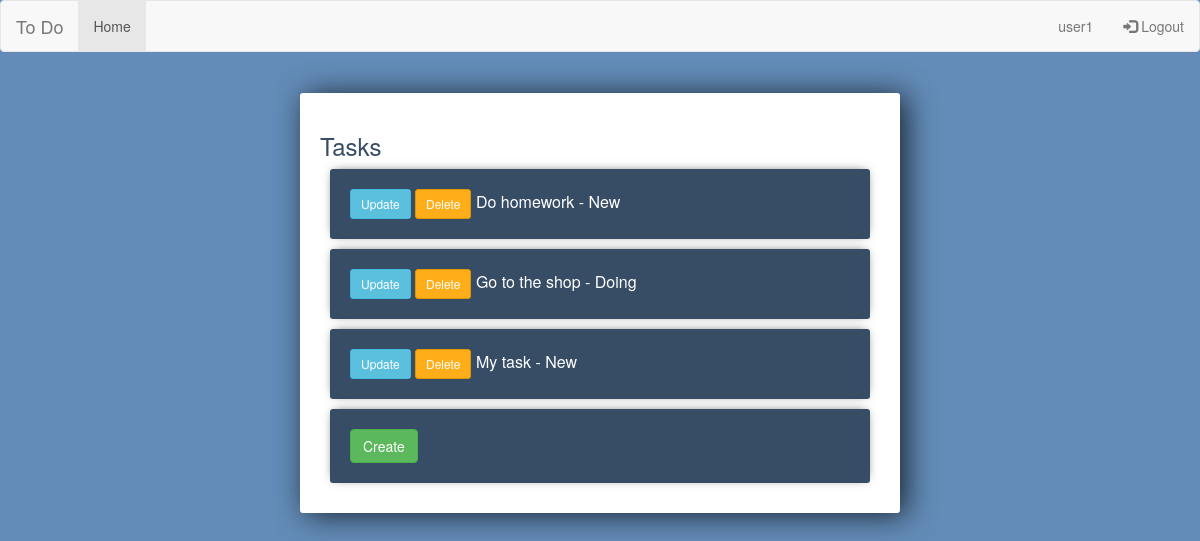
The page / (signed in) on the database as committed earlier.
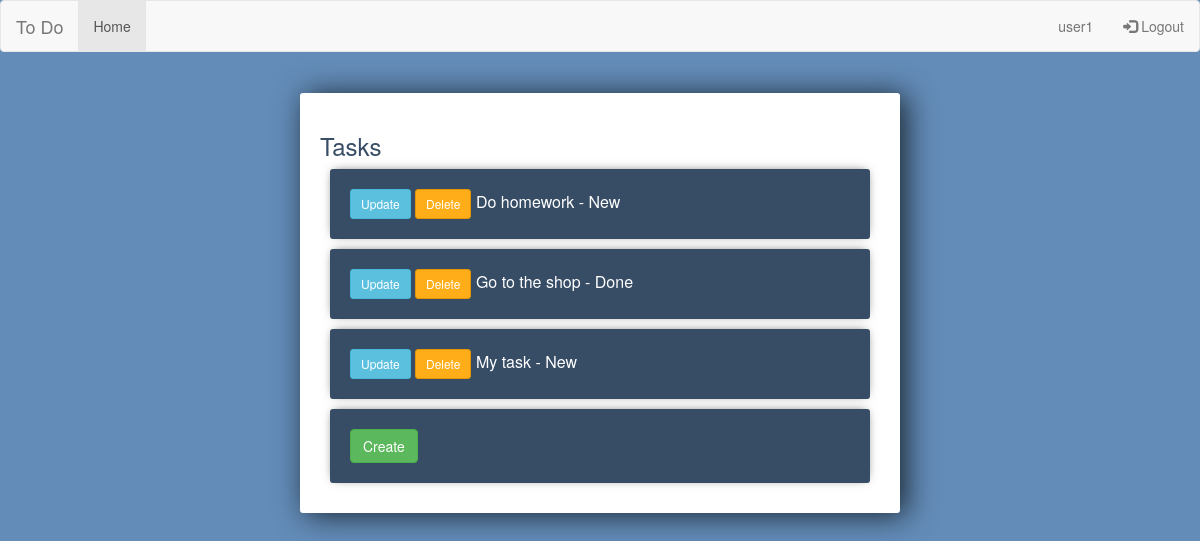
The same page on the database as committed later.
### to_do/models.py (models this page shows)
class Task(models.Model):
    user = models.ForeignKey(User, on_delete=models.CASCADE)
    name = models.CharField(max_length=50)
    description = models.TextField(default='Write description here.')
    date = models.DateTimeField(auto_now=True)
    status = models.IntegerField(choices=STATUS_CHOICES, default=0)
    def __str__(self):
        return f'{self.name} - {STATUS_CHOICES[self.status][1]}'

### to_do/views.py (the view)
# urls.py: path('', views.HomeView.as_view(template_name="to_do/home.html"), name='Home'),
class HomeView(LoginRequiredMixin, ListView):
    model = Task
    def get_queryset(self):
        return self.model.objects.all().filter(user=self.request.user)

### to_do/templates/to_do/home.html
{% extends "to_do/base.html" %}
{% block content %}
	<div class="todo-list">
	<h3>Tasks</h3>
		{% for task in object_list %}
		<div class="item-row">
			<a class="btn btn-sm btn-info" href="{% url 'TaskUpdate' task.id %}">Update</a>
			<a class="btn btn-sm btn-danger" href="{% url 'TaskDelete' task.id %}">Delete</a>
			<a href="{% url 'TaskView' task.id %}">
			<span>{{ task }}</span>
			</a>
		</div>
		{% endfor %}
		<div class="item-row">
				<a href="{% url 'NewTask' %}"><button class="btn btn-success" type="submit" name="Create Task">Create</button></a>
		</div>
	</div>
{% endblock content %}

Rows that differ between the two databases and show on the page:
changed Task: name+status "Go to the shop - Doing" → "Go to the shop - Done"
